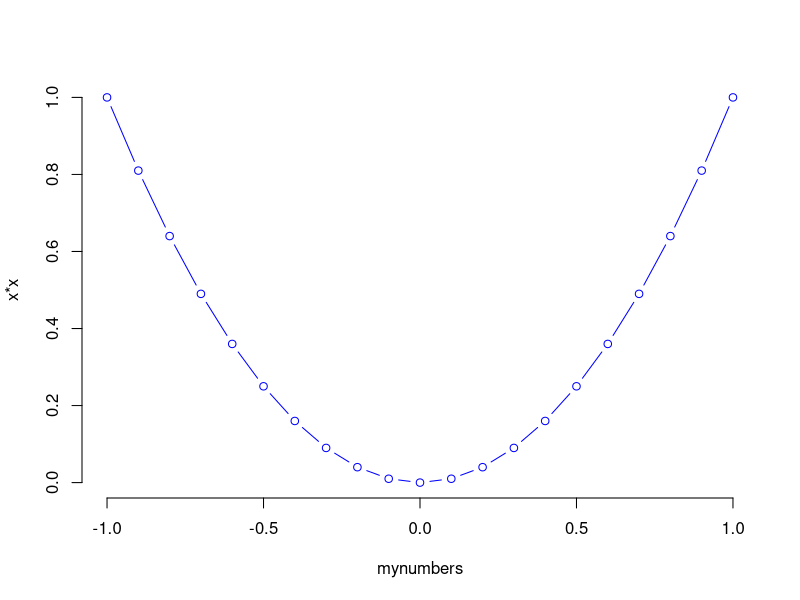

R code for this plot:

setwd("H:/MSc Data Science/CMM535 - Data Science Development/Week 1 - 20200128")
getwd()

# create some vectors 
ints <- c(1,2,3,4,5) 
ints1 <- c(1:10) 
ints2 <- seq(1,10,by=2) 
doubles <- seq(from=0,to=10,by=2.5) 
chars <- character() 
chars[1] <- "e" 
chars <- c(chars,"s")

# print vectors components 
ints;ints1;ints2; chars;doubles


class(ints)# check the class of the vector ints 
ints[length(ints)]# check the last element of the vector 
class(chars) 
class(doubles) 
ints==ints1 # check if elements are equal 
chars==ints # this will issue a warning, why?


x <- 1:10 
y <- 1:10 
x + y
x*10

##2.2 Matrices

# 4 x 4 matrix 
myMat <- matrix (data=1:16,ncol = 4)
View (myMat)
myMat

myMat[1,2]# the element at row 1, column 2

myMat[2,4]# the element at row 2, column 4

# check matrix dimension 
dim(myMat)

# sum the elements at the diagonal of the matrix 
sum(diag(myMat))

mymat <- matrix(data=1:40, nrow=10)

mymat

mymat <- mymat[-2,] 
mymat <- mymat[,-3] 
print(mymat)

apply(myMat, 1, mean)
apply(myMat, 2, mean)

##2.3 Data Frames

stIds <- c(1,2,3,4,5) 
stNames<- c("St1","St2","St3","St4","St5") 
stGrades<-c("Excellent","Good","Bad","Really Bad","Really Really Bad")

# create a data frame to combine the above vectors 
df <- data.frame(student_id=stIds,student_name=stNames,student_grades=stGrades)

# print the data frame without row numbers 
print(df,row.names = FALSE )

names(df) # pint out the column names of the data frame 
head(df) # show the first few rows
# subsetting: is very important operation on data frame
# hide the student name 
df[,c(1,3)]
# show records where students grades is "Bad" 
df[df$student_grades=="Bad",]

# add a new column to the data frame 
df$gpa <- NULL # generate some numbers between 40 and 90 and add it to the gpa column 
df$gpa <- runif(1:nrow(df),40,90)
df
# print data frame contents 
print(df,row.names = FALSE )

avgGPA <- mean(df$gpa)
lowestGPA <- min(df$gpa)
maxGPA <- max(df$gpa)
cat("Average GPA is: \t",avgGPA)
cat("Min GPA is: \t",lowestGPA)
cat("Max GPA is: \t",maxGPA)

# first lets have a backup copy of our data frame
dfBackup <- df
# correct students grades
df$student_grades <- ifelse(df$gpa>=80,"Excellent",
                            ifelse(df$gpa>=70,"Very Good",
                                   ifelse(df$gpa>=50,"Good",
                                          ifelse(df$gpa>=40,"Bad","Very Bad"))))
# print the original and modified data frame
print(df,row.names = FALSE )
print(dfBackup,row.names=FALSE)

df$student_name <- as.character(df$student_name)

newStudent <- c(6,"ST6","Good",55.5)
df <- rbind(df,newStudent)


write.csv(dfBackup,"dfBackup.csv",row.names = FALSE)
write.csv(df,"df.csv",row.names = FALSE)

#2.4 Functions

x <- runif(10,10,100)
mean(x)
median(x)
xRounded <- round(x,digits = 2)
x;xRounded
help("median")

# create a vector of doubles
myNumbers <- seq(from=-1,to=1,by=.1)
# function definition
squareVector <- function (x) {
  return (x*x)
}
# call function
squaredX <- squareVector(myNumbers)

plot(myNumbers,squaredX,type='b',xlab = 'mynumbers', ylab = 'x*x', frame=FALSE,col='blue')
